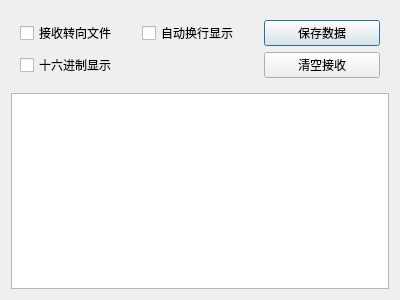
<?xml version="1.0" encoding="UTF-8"?>
<ui version="4.0">
 <class>TcpIpServerShowDialog</class>
 <widget class="QDialog" name="TcpIpServerShowDialog">
  <property name="geometry">
   <rect>
    <x>0</x>
    <y>0</y>
    <width>400</width>
    <height>300</height>
   </rect>
  </property>
  <property name="windowTitle">
   <string>Dialog</string>
  </property>
  <layout class="QGridLayout" name="gridLayout">
   <item row="1" column="0">
    <widget class="QTextBrowser" name="textBrowserServerReceiveArea"/>
   </item>
   <item row="0" column="0">
    <widget class="QWidget" name="widget" native="true">
     <layout class="QGridLayout" name="gridLayout_2">
      <item row="0" column="1">
       <widget class="QCheckBox" name="checkBoxServerNextLineShow">
        <property name="text">
         <string>自动换行显示</string>
        </property>
       </widget>
      </item>
      <item row="0" column="0">
       <widget class="QCheckBox" name="checkBoxServerSaveToFile">
        <property name="text">
         <string>接收转向文件</string>
        </property>
       </widget>
      </item>
      <item row="0" column="2">
       <widget class="QPushButton" name="pushButtonServerSaveToFile">
        <property name="text">
         <string>保存数据</string>
        </property>
       </widget>
      </item>
      <item row="1" column="2">
       <widget class="QPushButton" name="pushButtonServerClearReceive">
        <property name="text">
         <string>清空接收</string>
        </property>
       </widget>
      </item>
      <item row="1" column="0">
       <widget class="QCheckBox" name="checkBoxServerHexShow_Receive">
        <property name="text">
         <string>十六进制显示</string>
        </property>
       </widget>
      </item>
     </layout>
    </widget>
   </item>
  </layout>
 </widget>
 <resources/>
 <connections/>
</ui>
